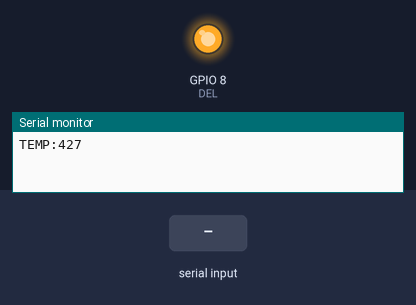
This program was run on a simulated ESP32-C3. On the bench: output pins drawn as LEDs (lit = HIGH), the last lines printed to the serial monitor. The test bench sets the inputs (shaded band). Random numbers use the default seed unless the program sets one.

Above: at 1.2 s.
1.3 s: "LED:ON\n" received over Serial
At 2.4 s:
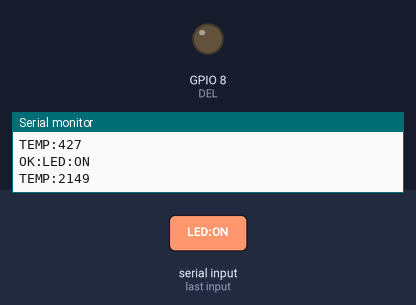
2.8 s: "LED:OFF\n" received over Serial
At 3.5 s:
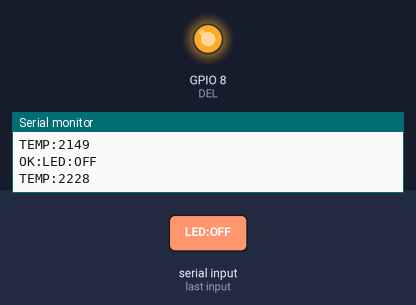
Timing chart, 0 to 5.8 s (numbered marks = the images above; inputs shaded):
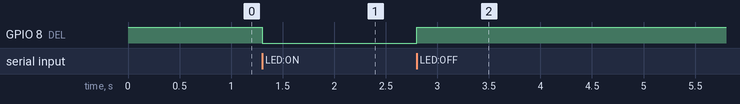

The program:

main.cpp
```cpp
#include <Arduino.h>
/*
  Station ESP32-C3 Super Mini : mesures + commandes (programme complet)
  243-53A-MO — Interface usager de microcontrôleurs — Laboratoire 4

  Objectif : combiner les deux programmes du cours.
    - toutes les secondes, envoie une mesure :  TEMP:512
    - reçoit les commandes LED:ON et LED:OFF, allume ou éteint la LED,
      et répond OK:LED:ON ou OK:LED:OFF.

  Comme delay() bloquerait la lecture des commandes, on mesure le temps
  avec millis() : loop() ne s'arrête jamais.

  Programmeur : Guillaume Beaulieu
  Date de création : 2026-09-21
  Dernière modification : 2026-09-30
*/

#define PIN_CAPTEUR 0       // GPIO 0 : entrée analogique (ADC1)
#define DEL 8               // LED bleue intégrée (attention : logique inversée sur l'ESP32-C3 Super Mini)
#define LED_ALLUMEE LOW     // logique inversée sur l'ESP32-C3 Super Mini
#define LED_ETEINTE HIGH
#define INTERVALLE_MS 1000  // intervalle entre deux mesures (1 seconde)

unsigned long derniereMesure = 0; // moment de la dernière mesure (millis())

void setup() {
  Serial.begin(115200);
  pinMode(DEL, OUTPUT);
  //DDRB |= (1 << DEL);        // configure la broche de la LED comme sortie
  digitalWrite(DEL, LED_ETEINTE);
  //PORTB |= (1 << DEL);       // éteint la LED
}

void loop() {
  // 1) Commandes reçues du PC (une par ligne, terminée par \n).
  if (Serial.available() > 0) {
    String cmd = Serial.readStringUntil('\n');
    cmd.trim();                        // retire le \r
    cmd.toUpperCase();                 // pour être insensible à la casse

    if (cmd == "LED:ON") {
      digitalWrite(DEL, LED_ALLUMEE);
      Serial.println("OK:LED:ON");
    } else if (cmd == "LED:OFF") {
      digitalWrite(DEL, LED_ETEINTE);
      Serial.println("OK:LED:OFF");
    }
  }

  // 2) Une mesure par seconde, sans bloquer la lecture des commandes.
  if (millis() - derniereMesure >= INTERVALLE_MS) {
    derniereMesure = millis();

    //Simulation d'une mesure de température aléatoire entre 0 et 4095 (12 bits)
    Serial.print("TEMP:");
    Serial.println(random(0, 4095));
  }
}
```

Measured:
- after the input at 1.3 s, GPIO 8 (DEL): HIGH → LOW at once
- after the input at 2.8 s, GPIO 8 (DEL): LOW → HIGH at once
